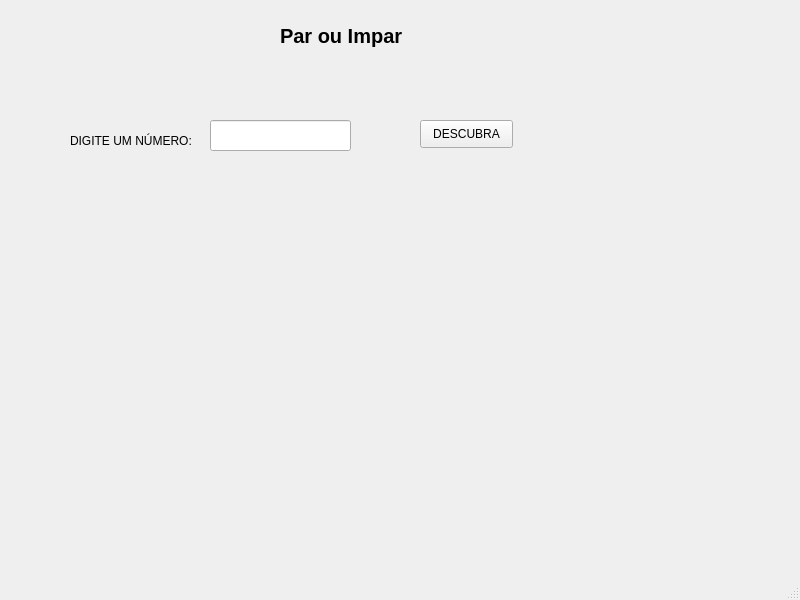
<?xml version="1.0" encoding="UTF-8"?>
<ui version="4.0">
 <class>MainWindow</class>
 <widget class="QMainWindow" name="MainWindow">
  <property name="geometry">
   <rect>
    <x>0</x>
    <y>0</y>
    <width>800</width>
    <height>600</height>
   </rect>
  </property>
  <property name="windowTitle">
   <string>MainWindow</string>
  </property>
  <widget class="QWidget" name="centralwidget">
   <widget class="QLabel" name="label_titulo">
    <property name="geometry">
     <rect>
      <x>280</x>
      <y>10</y>
      <width>271</width>
      <height>51</height>
     </rect>
    </property>
    <property name="font">
     <font>
      <pointsize>15</pointsize>
      <weight>75</weight>
      <bold>true</bold>
     </font>
    </property>
    <property name="text">
     <string>Par ou Impar</string>
    </property>
   </widget>
   <widget class="QLabel" name="label_num">
    <property name="geometry">
     <rect>
      <x>70</x>
      <y>120</y>
      <width>151</width>
      <height>41</height>
     </rect>
    </property>
    <property name="text">
     <string>DIGITE UM NÚMERO:</string>
    </property>
   </widget>
   <widget class="QLineEdit" name="lineEdit_num">
    <property name="geometry">
     <rect>
      <x>210</x>
      <y>120</y>
      <width>141</width>
      <height>31</height>
     </rect>
    </property>
   </widget>
   <widget class="QPushButton" name="pushButton_enviar">
    <property name="geometry">
     <rect>
      <x>420</x>
      <y>120</y>
      <width>93</width>
      <height>28</height>
     </rect>
    </property>
    <property name="text">
     <string>DESCUBRA</string>
    </property>
   </widget>
   <widget class="QLabel" name="label_resposta">
    <property name="geometry">
     <rect>
      <x>220</x>
      <y>220</y>
      <width>191</width>
      <height>81</height>
     </rect>
    </property>
    <property name="font">
     <font>
      <pointsize>12</pointsize>
      <weight>75</weight>
      <bold>true</bold>
     </font>
    </property>
    <property name="text">
     <string/>
    </property>
   </widget>
  </widget>
  <widget class="QMenuBar" name="menubar">
   <property name="geometry">
    <rect>
     <x>0</x>
     <y>0</y>
     <width>800</width>
     <height>26</height>
    </rect>
   </property>
  </widget>
  <widget class="QStatusBar" name="statusbar"/>
 </widget>
 <resources/>
 <connections/>
</ui>
